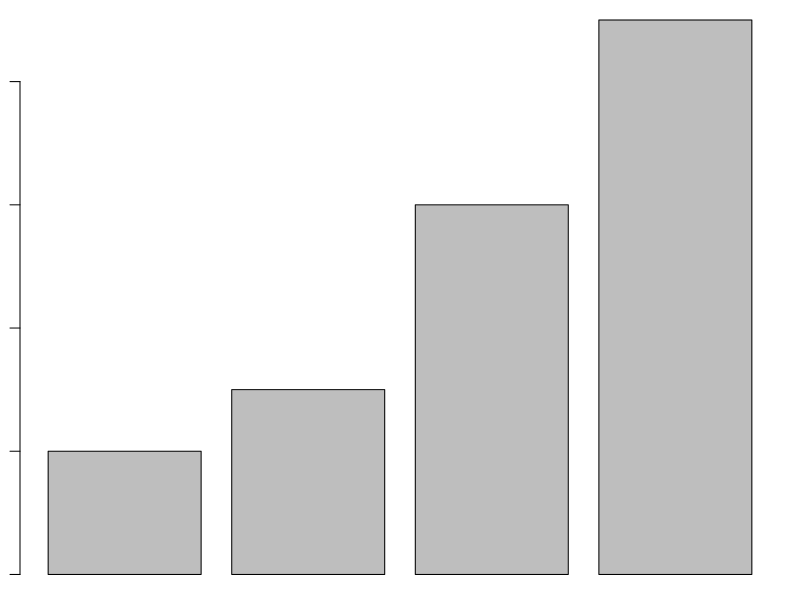
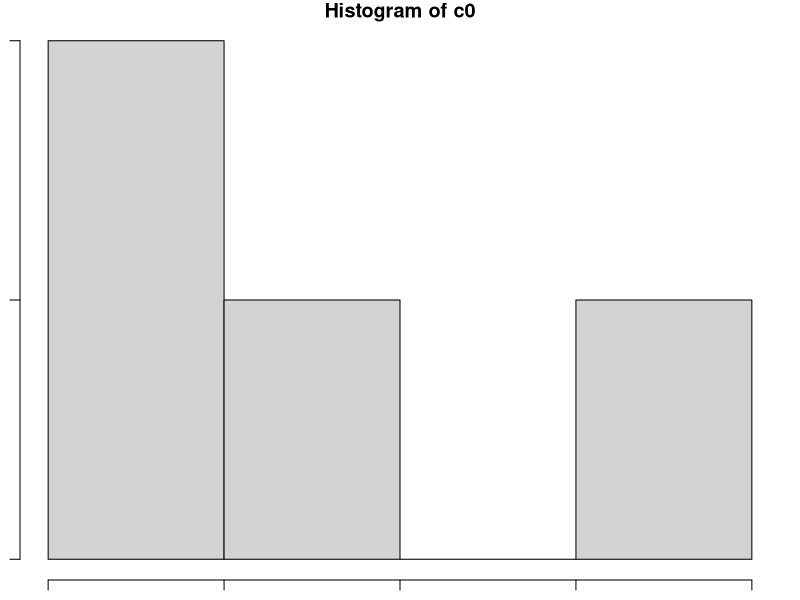
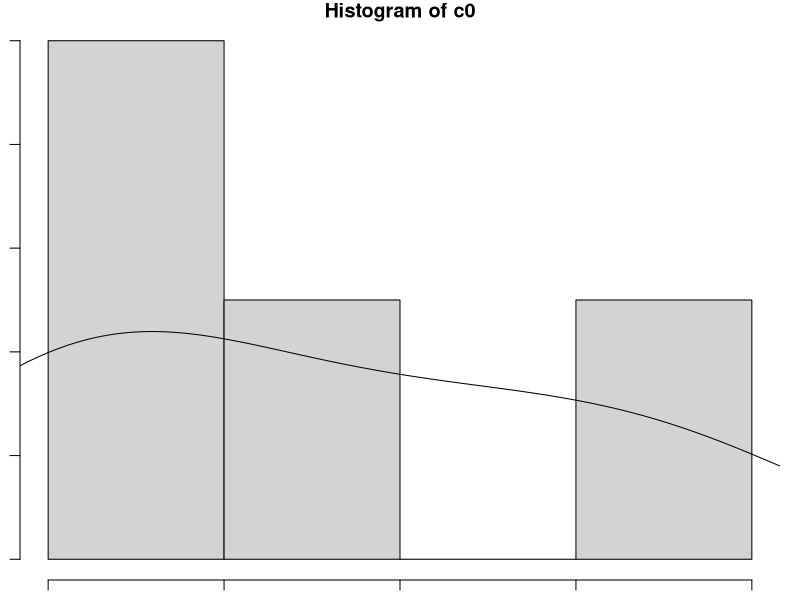

These charts were generated, in order, by the following R code:
require(e1071)

#anostras
c0 <- c(2,3,6,9)

#média
mean(c0)

#mediana
median(c0)

#summary
summary(c0)

#hist freq simples
par(mar=c(1,1,1,1))
barplot(c0)
hist(c0)

#freq relativa e desnidade 
hist(c0, probability = T)
lines(density(c0))

#assimetria
skewness(c0)

#curtose
kurtosis(c0)
#achatada

#
as.numeric(names(table(c0))[table(c0) == max(table(c0))])
